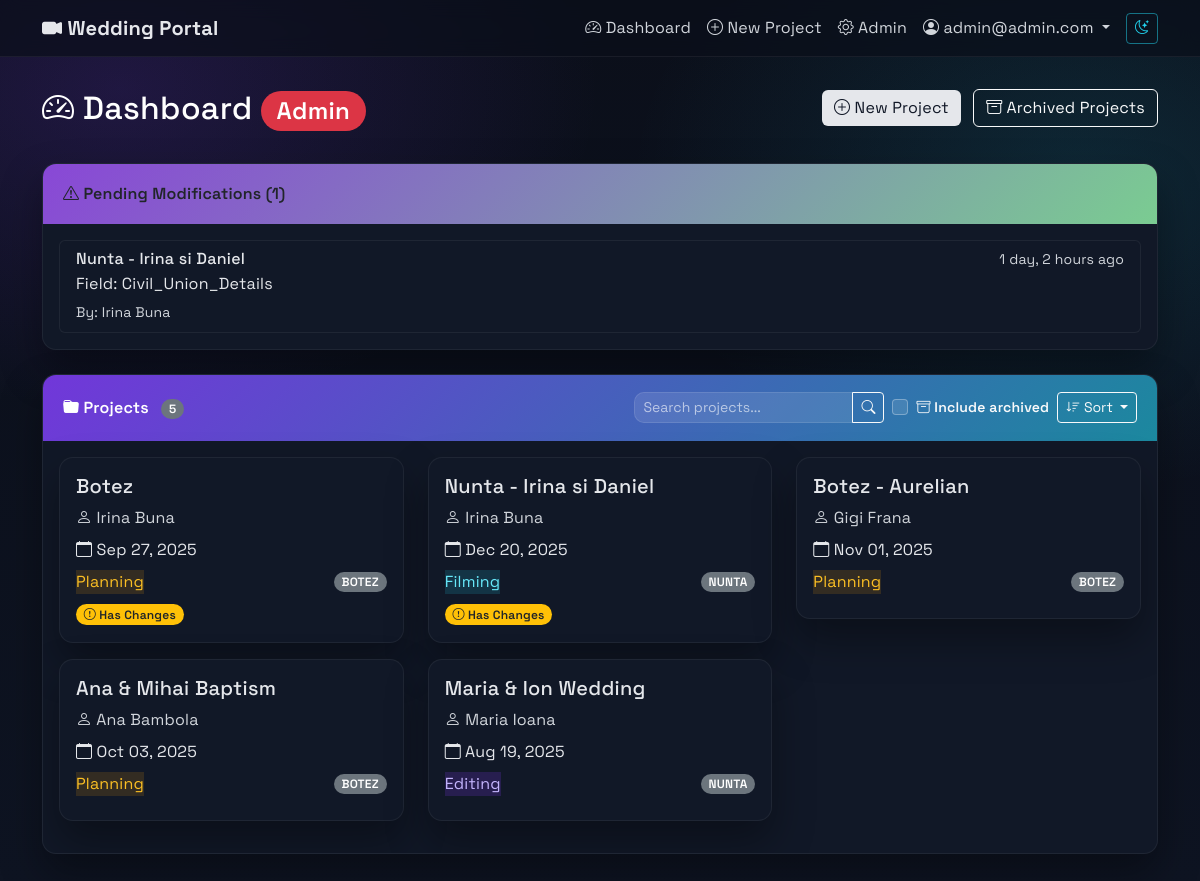
The page /dashboard/ (signed in) on the database as committed earlier.
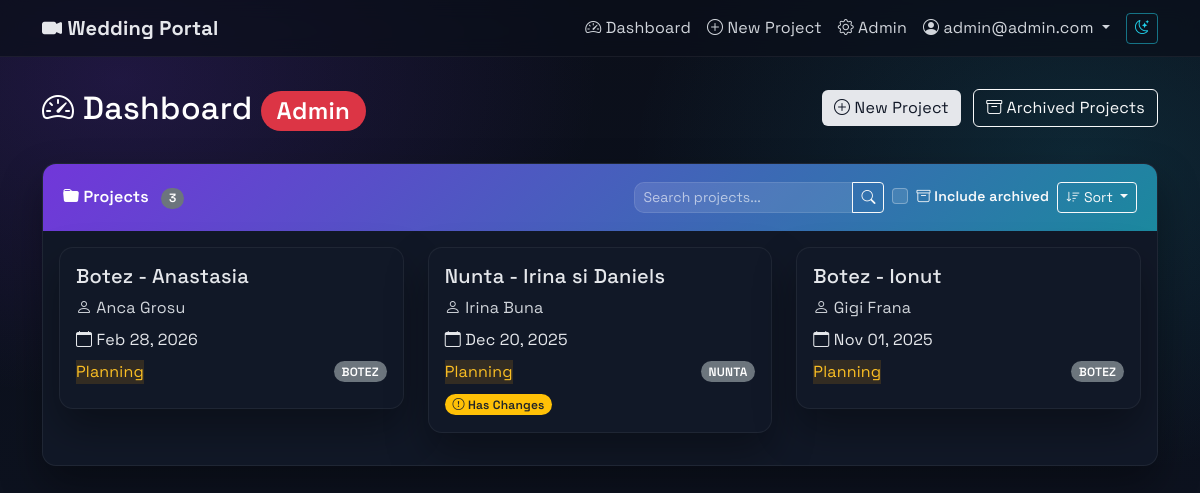
The same page on the database as committed later.
### projects/models.py (models this page shows, shortened)
class ProjectModification(models.Model):
    STATUS_CHOICES = [
        ('PENDING', 'Pending'),
        ('APPROVED', 'Approved'),
        ('REJECTED', 'Rejected'),
        ('AUTO_APPLIED', 'Auto Applied'),
    ]
    project = models.ForeignKey(Project, on_delete=models.CASCADE, related_name='modifications')
    field_name = models.CharField(max_length=100)
    old_value = models.TextField(blank=True, null=True)
    new_value = models.TextField(blank=True, null=True)
    status = models.CharField(max_length=20, choices=STATUS_CHOICES, default='PENDING')
    created_by = models.ForeignKey(User, on_delete=models.SET_NULL, null=True, related_name='modifications_created')
    approved_by = models.ForeignKey(User, on_delete=models.SET_NULL, null=True, blank=True, related_name='modifications_approved')
    notes = models.TextField(blank=True, null=True)
    created_at = models.DateTimeField(auto_now_add=True)
    approved_at = models.DateTimeField(blank=True, null=True)
    class Meta:
        ordering = ['-created_at']

class Project(models.Model):
    PROJECT_TYPE_CHOICES = [
        ('NUNTA', 'Nunta'),
        ('BOTEZ', 'Botez'),
        ('ALTELE', 'Altele'),
    ]
    STATUS_CHOICES = [
        ('Planning', 'Planning'),
        ('Filming', 'Filming'),
        ('Editing', 'Editing'),
        ('Completed', 'Completed'),
    ]
    EDIT_STATUS_CHOICES = [
        ('Pending', 'Pending'),
        ('In Progress', 'In Progress'),
        ('Review', 'Review'),
        ('Completed', 'Completed'),
    ]
    name = models.CharField(max_length=255)
    slug = models.SlugField(max_length=255, unique=True, blank=True, null=True)
    user = models.ForeignKey(User, on_delete=models.CASCADE, related_name='projects')
    client_name = models.CharField(max_length=255, blank=True, null=True)
    client_email = models.EmailField(blank=True, null=True)
    status = models.CharField(max_length=50, choices=STATUS_CHOICES, default='Planning')
    edit_status = models.CharField(max_length=50, choices=EDIT_STATUS_CHOICES, default='Pending')
    notes = models.TextField(blank=True, null=True)
    is_archived = models.BooleanField(default=False)
    event_date = models.DateTimeField()
    type = models.CharField(max_length=10, choices=PROJECT_TYPE_CHOICES)
    title_video = models.CharField(max_length=255, blank=True, null=True)
    city = models.CharField(max_length=100, blank=True, null=True)
    civil_union_details = models.TextField(blank=True, null=True)
    prep = models.TextField(blank=True, null=True)
    church = models.TextField(blank=True, null=True)
    session = models.TextField(blank=True, null=True)
    restaurant = models.TextField(blank=True, null=True)
    details_extra = models.TextField(blank=True, null=True)
    editing_preferences = models.TextField(blank=True, null=True)
    main_details = models.TextField(blank=True, null=True, help_text="Main event details")
    PACKAGE_TYPE_CHOICES = [
        ('Clasic', 'Clasic'),
        ('Highlights', 'Highlights'),
        ('Duo', 'Duo'),
        ('Cinema', 'Cinema'),
        ('Creative', 'Creative'),
        ('Botez', 'Botez'),
        ('Custom', 'Custom'),
    ]
    MOVIE_DURATION_CHOICES = [
        ('30min', '30 min'),
        ('1h', '1 h'),
        ('1h30min', '1h30min'),
        ('2h-3h', '2h-3h'),
        ('3h+', '3h+'),
        ('Other', 'Other'),
    ]
    package_type = models.CharField(max_length=20, choices=PACKAGE_TYPE_CHOICES, blank=True, null=True)
    package_4k = models.BooleanField(default=True)
    package_cameras = models.IntegerField(default=1, choices=[(1, '1'), (2, '2'), (3, '3')])
    montage_highlights = models.BooleanField(default=False)
    montage_movie = models.BooleanField(default=False)
    montage_movie_duration = models.CharField(max_length=20, choices=MOVIE_DURATION_CHOICES, blank=True, null=True)
    montage_movie_other = models.CharField(max_length=100, blank=True, null=True)
    montage_bonus_primary = models.BooleanField(default=False)
    montage_bonus_full = models.BooleanField(default=False)
    equipment_audio_recorder = models.BooleanField(default=False)
    equipment_stabilizer = models.BooleanField(default=False)
    equipment_external_light = models.BooleanField(default=False)
    team_videographer = models.IntegerField(default=1)
    team_operator = models.IntegerField(default=0)
    team_assistant = models.IntegerField(default=0)
    delivery_online = models.BooleanField(default=True)
    delivery_usb = models.BooleanField(default=False)
    event_presence = models.TextField(blank=True, null=True)
    ceremony_field_order = models.JSONField(
        default=dict,
        blank=True,
        help_text="Custom order for ceremony detail fields"
    )
    admin_notified_of_changes = models.BooleanField(default=False)
    last_admin_notification_date = models.DateTimeField(blank=True, null=True)
    last_client_notification_date = models.DateTimeField(blank=True, null=True)
    has_unsent_changes = models.BooleanField(default=False)
    created_at = models.DateTimeField(auto_now_add=True)
    updated_at = models.DateTimeField(auto_now=True)
    class Meta:
        ordering = ['-created_at']

class User(AbstractUser):
    ROLE_CHOICES = [
        ('ADMIN', 'Admin'),
        ('CLIENT', 'Client'),
    ]
    role = models.CharField(max_length=10, choices=ROLE_CHOICES, default='CLIENT')
    username = models.CharField(max_length=150, blank=True, null=True, unique=False)
    email = models.EmailField(unique=True)
    USERNAME_FIELD = 'email'
    REQUIRED_FIELDS = ['first_name']  # Remove username from required fields
    objects = CustomUserManager()
    def is_admin(self):
        return self.role == 'ADMIN'

### projects/views.py (the view, shortened to what this page needs)
# urls.py: path('dashboard/', views.dashboard, name='dashboard'),
@login_required
def dashboard(request):
    user = request.user
    search_query = request.GET.get('search', '')
    sort_by = request.GET.get('sort', 'newest')  # Default sort by newest first
    include_archived = request.GET.get('include_archived', '') == 'on'
    valid_sorts = {
        'name': 'name',
        '-name': '-name',
        'date': 'event_date',
        '-date': '-event_date',
        'status': 'status',
        '-status': '-status',
        'client': 'client_name',
        '-client': '-client_name',
        'newest': '-id',
        'oldest': 'id'
    }
    sort_field = valid_sorts.get(sort_by, '-id')
    if user.is_admin():
        if include_archived:
            projects = Project.objects.all()  # Include both archived and active
        else:
            projects = Project.objects.filter(is_archived=False)
        pending_modifications = ProjectModification.objects.filter(status='PENDING')
        projects = projects.order_by(sort_field)
        context = {
            'projects': projects,
            'pending_modifications': pending_modifications,
            'is_admin': True,
            'search_query': search_query,
            'current_sort': sort_by,
            'include_archived': include_archived,
        }
    return render(request, 'dashboard.html', context)

### templates/dashboard.html (shortened to what the changed rows need)
{% extends 'base.html' %}
{% block content %}
<div class="row mb-4">
    <div class="col">
        <h2 class="text-white">
            <i class="bi bi-speedometer2"></i> Dashboard
            {% if is_admin %}
                <span class="badge bg-danger">Admin</span>
            {% endif %}
        </h2>
    </div>
</div>
{% if is_admin and pending_modifications %}
<div class="card mb-4">
    <div class="card-header bg-warning text-dark">
        <i class="bi bi-exclamation-triangle"></i> Pending Modifications ({{ pending_modifications|length }})
    </div>
    <div class="card-body">
        <div class="list-group">
            {% for mod in pending_modifications %}
            <a href="{% url 'project_detail' mod.project.slug %}" class="list-group-item list-group-item-action">
                <div class="d-flex w-100 justify-content-between">
                    <h6 class="mb-1">{{ mod.project.name }}</h6>
                    <small>{{ mod.created_at|timesince }} ago</small>
                </div>
                <p class="mb-1">Field: {{ mod.field_name|title }}</p>
                <small>By: {{ mod.created_by.get_full_name|default:mod.created_by.email }}</small>
            </a>
            {% endfor %}
        </div>
    </div>
</div>
{% endif %}
<div class="card">
    <div class="card-header d-flex justify-content-between align-items-center">
        <div>
            <i class="bi bi-folder-fill"></i> Projects
            {% if projects %}
                <span class="badge bg-secondary ms-2">{{ projects|length }}</span>
            {% endif %}
        </div>
    </div>
    <div class="card-body">
        {% if projects %}
        <div class="row">
            {% for project in projects %}
            <div class="col-md-6 col-lg-4 mb-3">
                <div class="card project-card position-relative" style="cursor: pointer;" data-project-url="{% url 'project_detail' project.slug %}">
                    <div class="card-body">
                        <h5 class="card-title">{{ project.name }}</h5>
                        <p class="text-muted mb-2">
                            <i class="bi bi-person"></i> {{ project.client_name|default:project.user.get_full_name|default:project.user.username }}
                        </p>
                        <p class="mb-2">
                            <i class="bi bi-calendar"></i> {{ project.event_date|date:"M d, Y" }}
                        </p>
                        <div class="d-flex justify-content-between align-items-center">
                            <span class="status-badge status-{{ project.status|lower|cut:" " }}">
                                {{ project.status }}
                            </span>
                            <span class="badge bg-secondary">
                                {{ project.type }}
                            </span>
                        </div>
                        <div class="mt-2">
                            {% if project.has_unsent_changes %}
                            <span class="badge bg-warning text-dark me-1">
                                <i class="bi bi-exclamation-circle"></i> Has Changes
                            </span>
                            {% endif %}
                        </div>
                    </div>
                </div>
            </div>
            {% endfor %}
        </div>
        {% endif %}
    </div>
</div>
{% endblock %}

Rows that differ between the two databases and show on the page:
no longer on this page (row edited): ProjectModification: project.name "Nunta - Irina si Daniel", created_at "1 day, 2 hours", field_name "Civil_Union_Details", created_by.get_full_name "Irina Buna"
removed Project: name "Botez", client_name "Irina Buna", event_date "Sep 27, 2025", status "Planning", type "BOTEZ", has_unsent_changes True (drawn)
removed Project: name "Ana & Mihai Baptism", client_name "Ana Bambola", event_date "Oct 03, 2025", status "Planning", type "BOTEZ"
removed Project: name "Maria & Ion Wedding", client_name "Maria Ioana", event_date "Aug 19, 2025", status "Editing", type "NUNTA"
added Project: name "Botez - Anastasia", client_name "Anca Grosu", event_date "Feb 28, 2026", status "Planning", type "BOTEZ"
changed Project "NUNTA": name "Nunta - Irina si Daniel" → "Nunta - Irina si Daniels"; status "Filming" → "Planning"
changed Project "Gigi Frana": name "Botez - Aurelian" → "Botez - Ionut"
Other text that changed with them:
{{ projects|length }}: "5" → "3"
{{ pending_modifications|length }}: "1" → (not shown)
text no longer shown: "Pending Modifications ( )"
